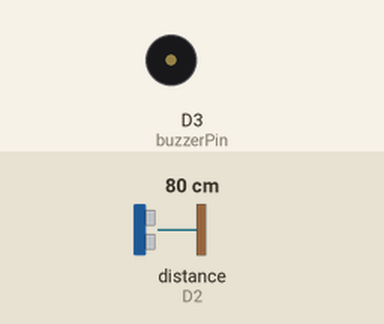
Bench run of a sketch on a simulated ESP8266 (NodeMCU). On the bench: buzzer (waves = sounding, pin HIGH). Wiring (inferred from the names in the program): ultrasonic range finder: trigger D1; echo D2. The inputs (shaded band) are chosen by the test bench; at power-on: distance to the obstacle (sensor on D2) 80 cm. The echo pulse lasts 58.3 µs per cm; WiFi joins after 1.5 s; servers stay silent unless stated; pins used as bus, display or sensor lines are not drawn; what the sketch prints to the serial monitor is not drawn.

Above: at 2.7 s.
2.8 s: distance to the obstacle (sensor on D2) set to 12 cm
4.3 s: distance to the obstacle (sensor on D2) set to 9 cm
At 4.8 s:
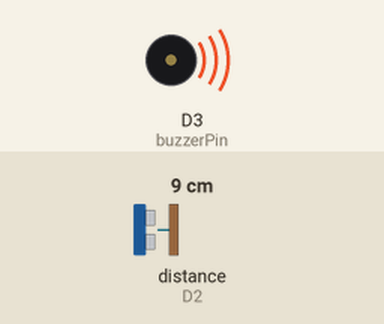
7.3 s: distance to the obstacle (sensor on D2) set to 18 cm
At 8.4 s:
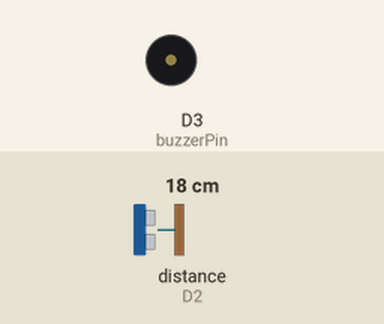
8.8 s: distance to the obstacle (sensor on D2) set to 2 cm
At 9.9 s:
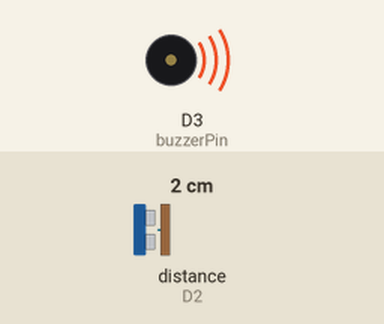
Timing chart, 0 to 12.8 s (numbered marks = the images above; inputs shaded):
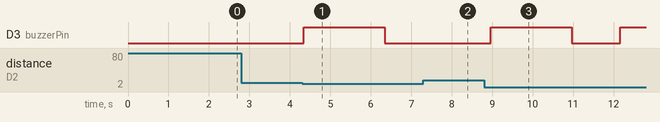

The sketch:

blind_stick.ino.ino
```cpp
#include <Arduino.h>
#include <ESP_Mail_Client.h> // Include the ESP Mail Client library
#include <ESP8266WiFi.h> // Include the Wi-Fi library for ESP8266

// Wi-Fi credentials
const char* ssid = "PSITPSIT"; // Your Wi-Fi SSID
const char* password = "1234567890"; // Your Wi-Fi password

// Pin configuration
const int trigPin = D1; // Trigger pin for ultrasonic sensor
const int echoPin = D2; // Echo pin for ultrasonic sensor
const int buzzerPin = D3; // Buzzer pin

// SMTP credentials
SMTPSession smtp;
SMTP_Message message;

const char* smtp_server = "smtp.gmail.com"; // SMTP server address
const int smtp_port = 465; // SMTP server port for SSL
const char* smtp_user = "30827csiot@gmail.com"; // Your email address
const char* smtp_password = "khvscukmuwgvdaji"; // Your email password

Session_Config session_config;

void setupSMTPConfig() {
  session_config.server.host_name = smtp_server;
  session_config.server.port = smtp_port;
  session_config.login.email = smtp_user;
  session_config.login.password = smtp_password;
  session_config.login.user_domain = "gmail.com";
}

// Function to calculate distance from ultrasonic sensor
float getDistance() {
  digitalWrite(trigPin, LOW);
  delayMicroseconds(2);
  digitalWrite(trigPin, HIGH);
  delayMicroseconds(10);
  digitalWrite(trigPin, LOW);

  long duration = pulseIn(echoPin, HIGH);
  float distance = duration * 0.034 / 2; // Distance in cm
  return distance;
}

// Function to send email notification
void sendEmailNotification(float distance) {
  message.sender.name = "NodeMCU"; // Sender name
  message.sender.email = smtp_user;
  message.subject = "Obstacle Detected";
  message.addRecipient("Recipient", "pandeysuyash181@gmail.com"); // Name and email of the recipient
  message.text.content = "An obstacle was detected at a distance of " + String(distance) + " cm.";

  smtp.connect(&session_config); // Connect to the SMTP server

  if (!MailClient.sendMail(&smtp, &message)) {
    Serial.println("Failed to send email: " + smtp.errorReason());
  }

  smtp.closeSession(); // Close the SMTP session
}

void setup() {
  Serial.begin(115200); // Start serial communication
  pinMode(trigPin, OUTPUT);
  pinMode(echoPin, INPUT);
  pinMode(buzzerPin, OUTPUT);
  digitalWrite(buzzerPin, LOW);

  // Connect to Wi-Fi
  WiFi.begin(ssid, password);
  Serial.print("Connecting to Wi-Fi");

  while (WiFi.status() != WL_CONNECTED) {
    delay(500);
    Serial.print(".");
  }

  Serial.println("\nConnected to Wi-Fi");

  setupSMTPConfig(); // Set up SMTP configuration

  smtp.debug(1); // Enable debugging messages
}

void loop() {
  float distance = getDistance();

  if (distance <= 10) { // If an object is within 10 cm
    digitalWrite(buzzerPin, HIGH);
    delay(2000); // Turn on the buzzer
    digitalWrite(buzzerPin, LOW);
    // Send email notification
    sendEmailNotification(distance);

  } else {
    digitalWrite(buzzerPin, LOW); // Turn off the buzzer
  }

  delay(200); // Short delay before the next measurement
}
```

Measured:
- the behaviour switches between 11 and 10 cm on distance to the obstacle (sensor on D2) (found by bisection; images 0 and 1)
- after the input at 2.8 s, every drawn part: stays the same
- after the input at 4.3 s, D3 (buzzerPin): LOW → HIGH after 0.05 s, → LOW 2.0 s later
- after the input at 7.3 s, D3 (buzzerPin): stays LOW (without the input it goes to HIGH after 0.25 s)
- after the input at 8.8 s, D3 (buzzerPin): LOW → HIGH after 0.16 s, → LOW 2.0 s later, → HIGH 1.2 s later
